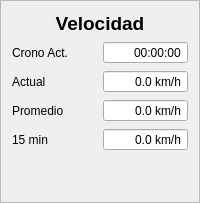
                 <widget class="QFrame" name="frame_6">
                  <property name="frameShape">
                   <enum>QFrame::StyledPanel</enum>
                  </property>
                  <property name="frameShadow">
                   <enum>QFrame::Raised</enum>
                  </property>
                  <layout class="QGridLayout" name="gridLayout_15">
                   <item row="1" column="0">
                    <layout class="QHBoxLayout" name="horizontalLayout_8">
                     <item>
                      <layout class="QVBoxLayout" name="verticalLayout_14">
                       <item>
                        <widget class="QLabel" name="label_64">
                         <property name="text">
                          <string>Crono Act.</string>
                         </property>
                        </widget>
                       </item>
                       <item>
                        <widget class="QLabel" name="label_38">
                         <property name="text">
                          <string>Actual</string>
                         </property>
                        </widget>
                       </item>
                       <item>
                        <widget class="QLabel" name="label_39">
                         <property name="text">
                          <string>Promedio</string>
                         </property>
                        </widget>
                       </item>
                       <item>
                        <widget class="QLabel" name="label_40">
                         <property name="text">
                          <string>15 min</string>
                         </property>
                        </widget>
                       </item>
                      </layout>
                     </item>
                     <item>
                      <layout class="QVBoxLayout" name="verticalLayout_15">
                       <item>
                        <widget class="QTimeEdit" name="timeEdit_6">
                         <property name="alignment">
                          <set>Qt::AlignRight|Qt::AlignTrailing|Qt::AlignVCenter</set>
                         </property>
                         <property name="readOnly">
                          <bool>true</bool>
                         </property>
                         <property name="buttonSymbols">
                          <enum>QAbstractSpinBox::NoButtons</enum>
                         </property>
                        </widget>
                       </item>
                       <item>
                        <widget class="QDoubleSpinBox" name="doubleSpinBox_26">
                         <property name="alignment">
                          <set>Qt::AlignRight|Qt::AlignTrailing|Qt::AlignVCenter</set>
                         </property>
                         <property name="readOnly">
                          <bool>true</bool>
                         </property>
                         <property name="buttonSymbols">
                          <enum>QAbstractSpinBox::NoButtons</enum>
                         </property>
                         <property name="specialValueText">
                          <string/>
                         </property>
                         <property name="suffix">
                          <string> km/h</string>
                         </property>
                         <property name="decimals">
                          <number>1</number>
                         </property>
                         <property name="maximum">
                          <double>999.000000000000000</double>
                         </property>
                        </widget>
                       </item>
                       <item>
                        <widget class="QDoubleSpinBox" name="doubleSpinBox_27">
                         <property name="alignment">
                          <set>Qt::AlignRight|Qt::AlignTrailing|Qt::AlignVCenter</set>
                         </property>
                         <property name="buttonSymbols">
                          <enum>QAbstractSpinBox::NoButtons</enum>
                         </property>
                         <property name="suffix">
                          <string> km/h</string>
                         </property>
                         <property name="decimals">
                          <number>1</number>
                         </property>
                         <property name="maximum">
                          <double>999.000000000000000</double>
                         </property>
                         <property name="value">
                          <double>0.000000000000000</double>
                         </property>
                        </widget>
                       </item>
                       <item>
                        <widget class="QDoubleSpinBox" name="doubleSpinBox_28">
                         <property name="wrapping">
                          <bool>false</bool>
                         </property>
                         <property name="frame">
                          <bool>true</bool>
                         </property>
                         <property name="alignment">
                          <set>Qt::AlignRight|Qt::AlignTrailing|Qt::AlignVCenter</set>
                         </property>
                         <property name="readOnly">
                          <bool>true</bool>
                         </property>
                         <property name="buttonSymbols">
                          <enum>QAbstractSpinBox::NoButtons</enum>
                         </property>
                         <property name="suffix">
                          <string> km/h</string>
                         </property>
                         <property name="decimals">
                          <number>1</number>
                         </property>
                         <property name="maximum">
                          <double>999.000000000000000</double>
                         </property>
                        </widget>
                       </item>
                      </layout>
                     </item>
                    </layout>
                   </item>
                   <item row="0" column="0">
                    <widget class="QLabel" name="label_6">
                     <property name="font">
                      <font>
                       <pointsize>14</pointsize>
                       <weight>75</weight>
                       <bold>true</bold>
                      </font>
                     </property>
                     <property name="text">
                      <string>Velocidad</string>
                     </property>
                     <property name="alignment">
                      <set>Qt::AlignCenter</set>
                     </property>
                    </widget>
                   </item>
                   <item row="3" column="0">
                    <spacer name="verticalSpacer_2">
                     <property name="orientation">
                      <enum>Qt::Vertical</enum>
                     </property>
                     <property name="sizeHint" stdset="0">
                      <size>
                       <width>20</width>
                       <height>40</height>
                      </size>
                     </property>
                    </spacer>
                   </item>
                  </layout>
                 </widget>
